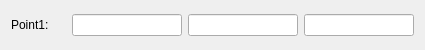
<?xml version="1.0" encoding="UTF-8"?>
<ui version="4.0">
 <class>Form</class>
 <widget class="QWidget" name="Form">
  <property name="geometry">
   <rect>
    <x>0</x>
    <y>0</y>
    <width>425</width>
    <height>50</height>
   </rect>
  </property>
  <property name="windowTitle">
   <string>Form</string>
  </property>
  <layout class="QGridLayout" name="gridLayout_2">
   <item row="1" column="0">
    <layout class="QGridLayout" name="gridLayout">
     <item row="0" column="0">
      <widget class="QLabel" name="label_name">
       <property name="text">
        <string>Point1:</string>
       </property>
      </widget>
     </item>
     <item row="0" column="5" colspan="2">
      <widget class="QLineEdit" name="lineEdit_pointz"/>
     </item>
     <item row="0" column="1" colspan="2">
      <widget class="QLineEdit" name="lineEdit_pointx"/>
     </item>
     <item row="0" column="3" colspan="2">
      <widget class="QLineEdit" name="lineEdit_pointy"/>
     </item>
    </layout>
   </item>
  </layout>
 </widget>
 <tabstops>
  <tabstop>lineEdit_pointx</tabstop>
  <tabstop>lineEdit_pointy</tabstop>
  <tabstop>lineEdit_pointz</tabstop>
 </tabstops>
 <resources/>
 <connections/>
</ui>
